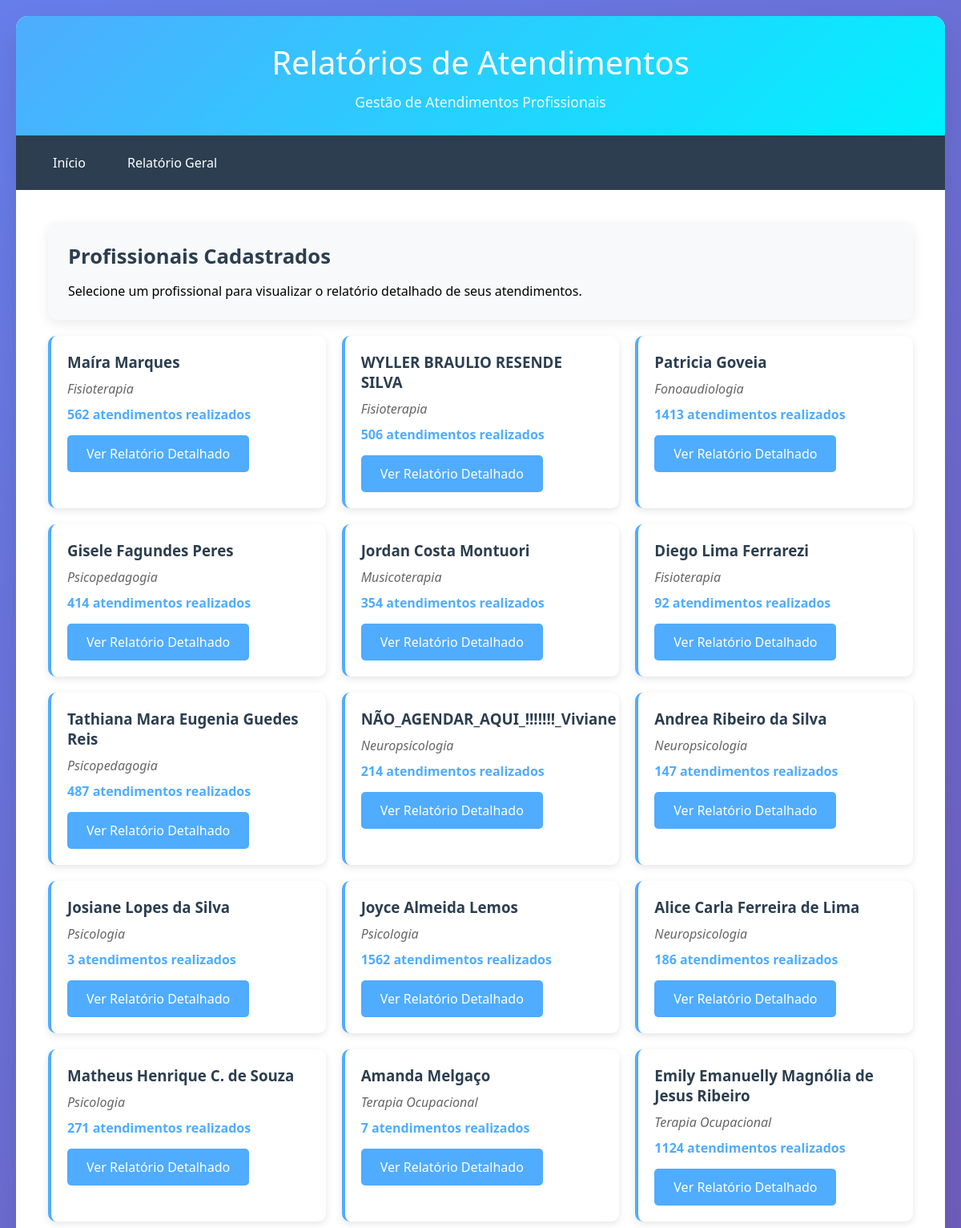
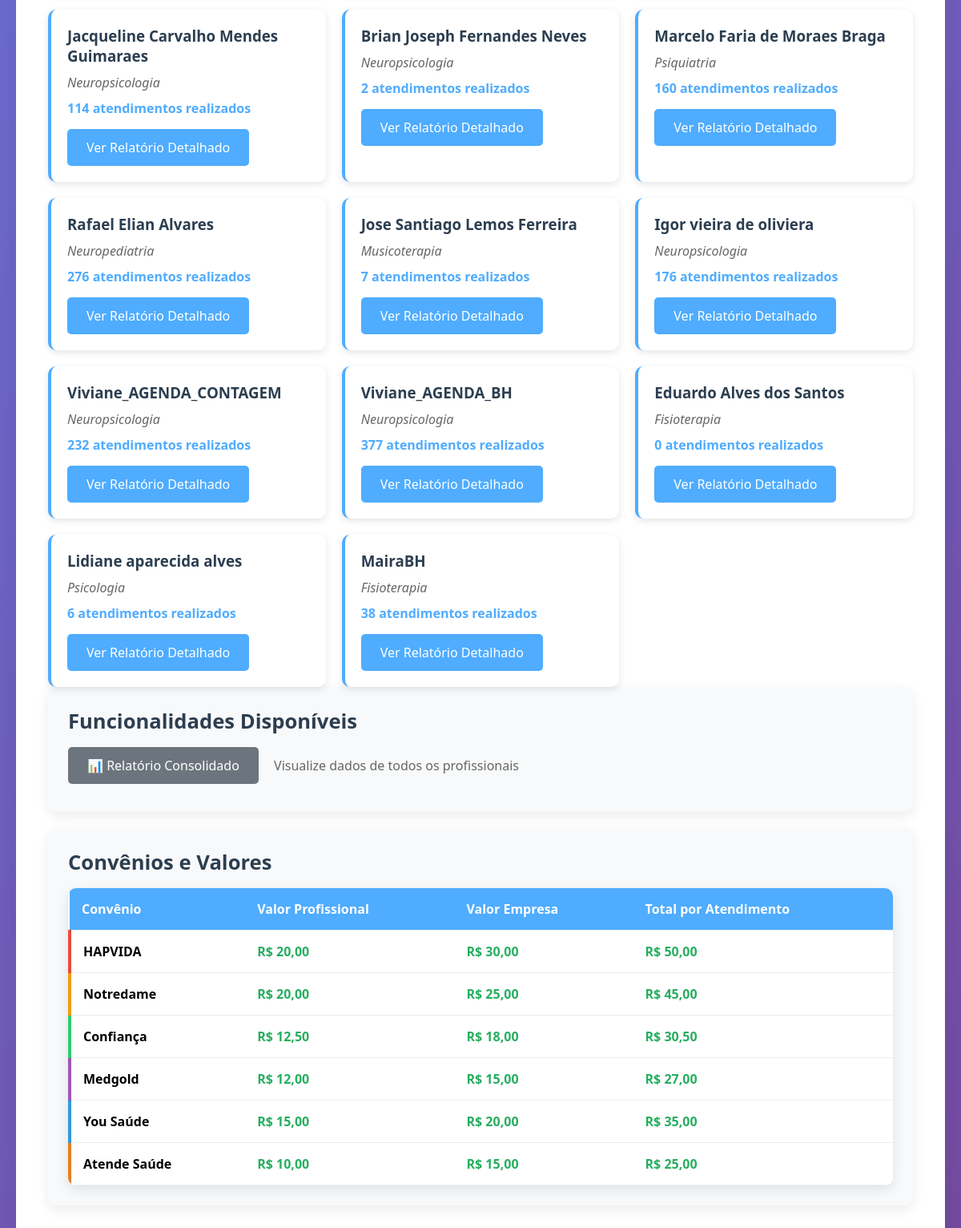
Page /joaolayon22 (signed in) on the committed database (2 pictures, top to bottom).
### tables this page shows
CREATE TABLE agenda_jordan_costa_montuori (
        id INTEGER PRIMARY KEY AUTOINCREMENT,
        data TEXT,
    hora TEXT,
    paciente TEXT,
    profissional TEXT,
    especialidade TEXT,
    convenio TEXT,
    plano TEXT,
    autorizacao TEXT,
    vempresa TEXT,
    vprofissional TEXT,
    presenca TEXT
    );

CREATE TABLE agenda_diego_lima_ferrarezi (
        id INTEGER PRIMARY KEY AUTOINCREMENT,
        data TEXT,
    hora TEXT,
    paciente TEXT,
    profissional TEXT,
    especialidade TEXT,
    convenio TEXT,
    plano TEXT,
    autorizacao TEXT,
    vempresa TEXT,
    vprofissional TEXT,
    presenca TEXT
    );

CREATE TABLE agenda_nao_agendar_aqui___viviane (
        id INTEGER PRIMARY KEY AUTOINCREMENT,
        data TEXT,
    hora TEXT,
    paciente TEXT,
    profissional TEXT,
    especialidade TEXT,
    convenio TEXT,
    plano TEXT,
    autorizacao TEXT,
    vempresa TEXT,
    vprofissional TEXT,
    presenca TEXT
    );

CREATE TABLE agenda_andrea_ribeiro_da_silva (
        id INTEGER PRIMARY KEY AUTOINCREMENT,
        data TEXT,
    hora TEXT,
    paciente TEXT,
    profissional TEXT,
    especialidade TEXT,
    convenio TEXT,
    plano TEXT,
    autorizacao TEXT,
    vempresa TEXT,
    vprofissional TEXT,
    presenca TEXT
    );

CREATE TABLE agenda_josiane_lopes_da_silva (
        id INTEGER PRIMARY KEY AUTOINCREMENT,
        data TEXT,
    hora TEXT,
    paciente TEXT,
    profissional TEXT,
    especialidade TEXT,
    convenio TEXT,
    plano TEXT,
    autorizacao TEXT,
    vempresa TEXT,
    vprofissional TEXT,
    presenca TEXT
    );

### app.py (the view)
    def wrapper_func(*args, **kwargs):
        if 'user' not in session:
            return redirect(url_for('login'))
        return f(*args, **kwargs)

### app.py (called while the page is built)
def get_tables():
    if not os.path.exists(DATABASE):
        return []
    conn = sqlite3.connect(DATABASE)
    cursor = conn.cursor()
    cursor.execute("SELECT name FROM sqlite_master WHERE type='table' AND name LIKE 'agenda_%'")
    tables = [row[0] for row in cursor.fetchall()]
    conn.close()
    return tables

def login_required(f):
    def wrapper_func(*args, **kwargs):
        if 'user' not in session:
            return redirect(url_for('login'))
        return f(*args, **kwargs)
    wrapper_func.__name__ = f"wrapper_{f.__name__}"
    return wrapper_func

@app.route('/joaolayon22')
@login_required
def index():
    tabelas = get_tables()
    profissionais = []
    for tabela in tabelas:
        relatorio = get_report_data(tabela)
        if relatorio:
            profissionais.append({
                'tabela': tabela,
                'nome': relatorio['profissional'],
                'especialidade': relatorio['especialidade'],
                'total_atendimentos': relatorio['total_atendimentos']
            })
    return render_template('index.html', profissionais=profissionais)

### templates/index.html (shortened to what this page needs)
{% extends "base.html" %}
{% block header %}Relatórios de Atendimentos{% endblock %}
{% block content %}
<div class="card">
    <h2>Profissionais Cadastrados</h2>
    <p>Selecione um profissional para visualizar o relatório detalhado de seus atendimentos.</p>
</div>
{% if profissionais %}
<div class="professional-grid">
    {% for profissional in profissionais %}
    <div class="professional-card">
        <h3>{{ profissional.nome }}</h3>
        <div class="specialty">{{ profissional.especialidade }}</div>
        <div class="stats-mini">{{ profissional.total_atendimentos }} atendimentos realizados</div>
        <div style="margin-top: 15px;">
            <a href="/relatorio/{{ profissional.tabela }}" class="btn">Ver Relatório Detalhado</a>
        </div>
    </div>
    {% endfor %}
</div>
{% else %}
<div class="card">
    <h2>Nenhum Profissional Encontrado</h2>
    <p>Não foi possível encontrar dados de profissionais no banco de dados.</p>
    <p>Verifique se o arquivo do banco de dados está presente em: <code>data/agenda_profissionais.db</code></p>
</div>
{% endif %}
<div class="card">
    <h2>Funcionalidades Disponíveis</h2>
    <ul style="list-style: none; padding: 0;">
        <li style="margin-bottom: 10px;">
            <a href="/relatorio/todos" class="btn btn-secondary">📊 Relatório Consolidado</a>
            <span style="margin-left: 15px; color: #666;">Visualize dados de todos os profissionais</span>
        </li>
    </ul>
</div>
<div class="card">
    <h2>Convênios e Valores</h2>
    <div class="table-container">
        <table>
            <thead>
                <tr>
                    <th>Convênio</th>
                    <th>Valor Profissional</th>
                    <th>Valor Empresa</th>
                    <th>Total por Atendimento</th>
                </tr>
            </thead>
            <tbody>
                <tr class="convenio-hapvida">
                    <td><strong>HAPVIDA</strong></td>
                    <td class="currency">R$ 20,00</td>
                    <td class="currency">R$ 30,00</td>
                    <td class="currency">R$ 50,00</td>
                </tr>
                <tr class="convenio-notredame">
                    <td><strong>Notredame</strong></td>
                    <td class="currency">R$ 20,00</td>
                    <td class="currency">R$ 25,00</td>
                    <td class="currency">R$ 45,00</td>
                </tr>
                <tr class="convenio-confianca">
                    <td><strong>Confiança</strong></td>
                    <td class="currency">R$ 12,50</td>
                    <td class="currency">R$ 18,00</td>
                    <td class="currency">R$ 30,50</td>
                </tr>
                <tr class="convenio-medgold">
                    <td><strong>Medgold</strong></td>
                    <td class="currency">R$ 12,00</td>
                    <td class="currency">R$ 15,00</td>
                    <td class="currency">R$ 27,00</td>
                </tr>
                <tr class="convenio-you">
                    <td><strong>You Saúde</strong></td>
                    <td class="currency">R$ 15,00</td>
                    <td class="currency">R$ 20,00</td>
                    <td class="currency">R$ 35,00</td>
                </tr>
                <tr class="convenio-atende">
                    <td><strong>Atende Saúde</strong></td>
                    <td class="currency">R$ 10,00</td>
                    <td class="currency">R$ 15,00</td>
                    <td class="currency">R$ 25,00</td>
                </tr>
            </tbody>
        </table>
    </div>
</div>
{% endblock %}

### templates/base.html (shortened to what this page needs)
<!DOCTYPE html>
<html lang="pt-BR">
<head>
</head>
<body>
    <div class="container">
        <div class="header">
            <h1>{% block header %}Sistema de Relatórios{% endblock %}</h1>
            <p>Gestão de Atendimentos Profissionais</p>
        </div>
        <div class="nav">
            <div class="nav-links">
                <a href="/">Início</a>
                <a href="/relatorio/todos">Relatório Geral</a>
            </div>
        </div>
        <div class="content">
            {% block content %}{% endblock %}
        </div>
    </div>
</body>
</html>

### templates/base.html (style rules this page uses)
* { margin: 0; padding: 0; box-sizing: border-box; }
body { font-family: 'Segoe UI', Tahoma, Geneva, Verdana, sans-serif; background: linear-gradient(135deg, #667eea 0%, #764ba2 100%); min-height: 100vh; padding: 20px; }
.container { max-width: 1400px; margin: 0 auto; background: white; border-radius: 15px; box-shadow: 0 20px 40px rgba(0, 0, 0, 0.1); overflow: hidden; }
.header { background: linear-gradient(135deg, #4facfe 0%, #00f2fe 100%); padding: 30px; text-align: center; color: white; }
.header h1 { font-size: 2.5em; margin-bottom: 10px; font-weight: 300; }
.header p { font-size: 1.1em; opacity: 0.9; }
.nav { background: #2c3e50; padding: 15px 30px; display: flex; justify-content: space-between; align-items: center; flex-wrap: wrap; }
.nav-links { display: flex; gap: 20px; flex-wrap: wrap; }
.nav a { color: white; text-decoration: none; padding: 8px 16px; border-radius: 5px; transition: all 0.3s ease; }
.content { padding: 40px; }
.card { background: #f8f9fa; border-radius: 10px; padding: 25px; margin-bottom: 20px; box-shadow: 0 5px 15px rgba(0, 0, 0, 0.08); transition: all 0.3s ease; }
.card h2 { color: #2c3e50; margin-bottom: 15px; font-size: 1.6em; }
.professional-grid { display: grid; grid-template-columns: repeat(auto-fit, minmax(300px, 1fr)); gap: 20px; }
.professional-card { background: white; padding: 20px; border-radius: 10px; box-shadow: 0 3px 10px rgba(0, 0, 0, 0.1); border-left: 4px solid #4facfe; transition: all 0.3s ease; }
.professional-card h3 { color: #2c3e50; margin-bottom: 10px; }
.professional-card .specialty { color: #666; font-style: italic; margin-bottom: 10px; }
.professional-card .stats-mini { color: #4facfe; font-weight: bold; margin-bottom: 15px; }
.table-container { overflow-x: auto; border-radius: 10px; box-shadow: 0 5px 15px rgba(0, 0, 0, 0.1); }
table { width: 100%; border-collapse: collapse; background: white; }
th, td { padding: 15px; text-align: left; border-bottom: 1px solid #e9ecef; }
th { background: #4facfe; color: white; font-weight: 600; }
.btn { display: inline-block; padding: 12px 24px; background: #4facfe; color: white; text-decoration: none; border-radius: 5px; transition: all 0.3s ease; border: none; cursor: pointer; font-size: 1em; }
.btn-secondary { background: #6c757d; }
.convenio-hapvida { border-left: 4px solid #e74c3c; }
.convenio-notredame { border-left: 4px solid #f39c12; }
.convenio-confianca { border-left: 4px solid #2ecc71; }
.convenio-medgold { border-left: 4px solid #9b59b6; }
.convenio-you { border-left: 4px solid #3498db; }
.convenio-atende { border-left: 4px solid #e67e22; }
.currency { color: #27ae60; font-weight: bold; }

### rows in the picture
agenda_jordan_costa_montuori: nome "Jordan Costa Montuori", especialidade "Musicoterapia", total_atendimentos "354"
agenda_diego_lima_ferrarezi: nome "Diego Lima Ferrarezi", especialidade "Fisioterapia", total_atendimentos "92"
agenda_nao_agendar_aqui___viviane: nome "NÃO_AGENDAR_AQUI_!!!!!!!_Viviane", especialidade "Neuropsicologia", total_atendimentos "214"
agenda_andrea_ribeiro_da_silva: nome "Andrea Ribeiro da Silva", especialidade "Neuropsicologia", total_atendimentos "147"
agenda_josiane_lopes_da_silva: nome "Josiane Lopes da Silva", especialidade "Psicologia", total_atendimentos "3"

### other values in the picture
{{ profissional.nome }} "Maíra Marques" "WYLLER BRAULIO RESENDE SILVA" "Patricia Goveia" "Gisele Fagundes Peres" "Tathiana Mara Eugenia Guedes Reis" "Joyce Almeida Lemos" "Alice Carla Ferreira de Lima" "Matheus Henrique C. de Souza" "Amanda Melgaço" "Emily Emanuelly Magnólia de Jesus Ribeiro" "Jacqueline Carvalho Mendes Guimaraes" "Brian Joseph Fernandes Neves" "Marcelo Faria de Moraes Braga" "Rafael Elian Alvares" "Jose Santiago Lemos Ferreira" "Igor vieira de oliviera" "Viviane_AGENDA_CONTAGEM" "Viviane_AGENDA_BH" "Eduardo Alves dos Santos" "Lidiane aparecida alves" "MairaBH"
{{ profissional.especialidade }} "Fisioterapia" "Fisioterapia" "Fonoaudiologia" "Psicopedagogia" "Psicopedagogia" "Psicologia" "Neuropsicologia" "Psicologia" "Terapia Ocupacional" "Terapia Ocupacional" "Neuropsicologia" "Neuropsicologia" "Psiquiatria" "Neuropediatria" "Musicoterapia" "Neuropsicologia" "Neuropsicologia" "Neuropsicologia" "Fisioterapia" "Psicologia" "Fisioterapia"
{{ profissional.total_atendimentos }} "562" "506" "1413" "414" "487" "1562" "186" "271" "7" "1124" "114" "2" "160" "276" "7" "176" "232" "377" "0" "6" "38"
